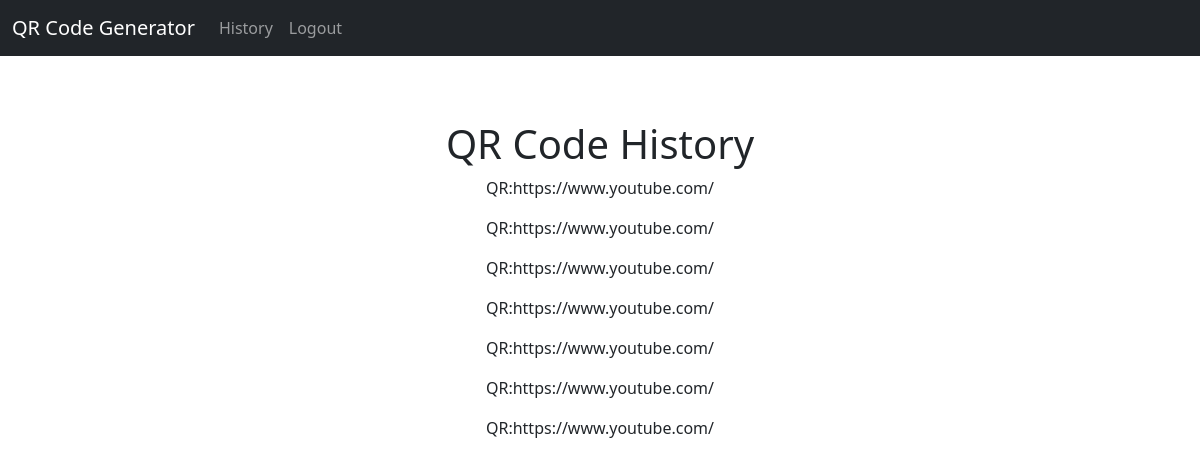
The page /history/ (signed in) on the database as committed earlier.
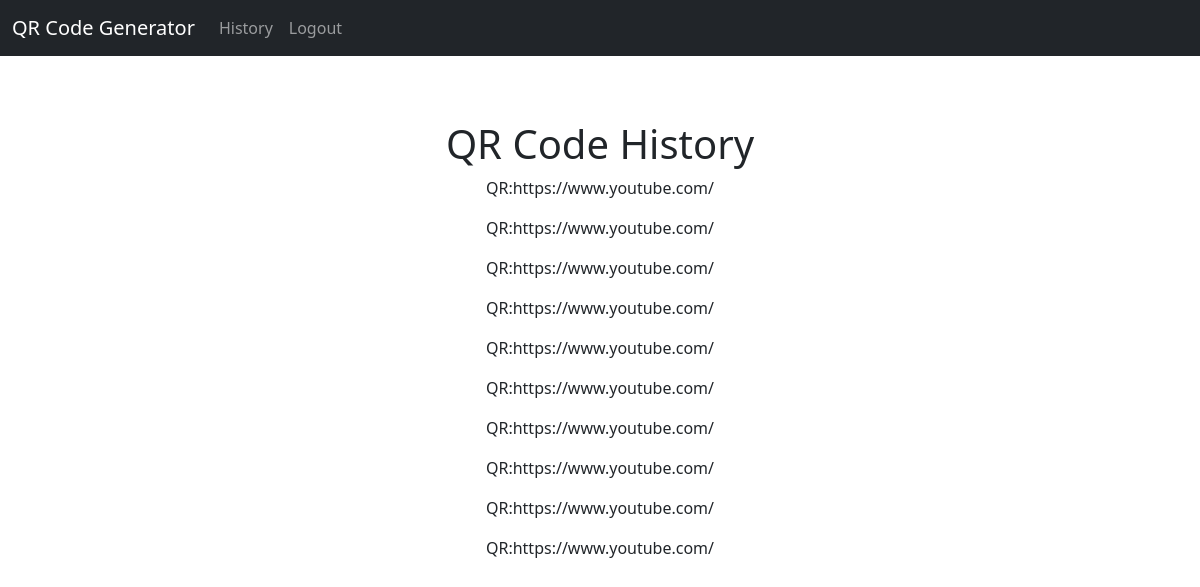
The same page on the database as committed later.
### qrapp/models.py (models this page shows)
class QRCode(models.Model):
    user = models.ForeignKey(User, on_delete=models.CASCADE, null = True, blank = True)
    link = models.URLField()
    qr_code_image = models.ImageField(upload_to='qr_codes/')
    created_at = models.DateTimeField(auto_now_add=True)
    def __str__(self):
        return self.link

### qrapp/views.py (the view)
# urls.py: path('history/', views.history, name='history'),
@login_required
def history(request):
    qr_codes = QRCode.objects.filter(user=request.user)
    return render(request, 'history.html', {'qr_codes': qr_codes})

### templates/history.html (shortened to what this page needs)
{% extends 'base.html' %}
{% load crispy_forms_filters %}
{% block content %}
<div class="starter-template text-center py-5 px-3">
    <h1>QR Code History</h1>
    {% for qr_code in qr_codes %}
        <p>QR:{{ qr_code }}</p>
    {%endfor%}
</div>
{% endblock %}

### templates/base.html (shortened to what this page needs)
<!DOCTYPE html>
<html lang="en">
<head>
    <link href="https://cdn.jsdelivr.net/npm/bootstrap@5.1.3/dist/css/bootstrap.min.css" rel="stylesheet">
</head>
<body>
    <nav class="navbar navbar-expand-md navbar-dark bg-dark fixed-top">
        <div class="container-fluid">
            <a class="navbar-brand" href="{% url 'home' %}">QR Code Generator</a>
            <div class="collapse navbar-collapse" id="navbarCollapse">
                <ul class="navbar-nav me-auto mb-2 mb-md-0">
                    <li class="nav-item">
                        <a class="nav-link" href="{% url 'history' %}">History</a>
                    </li>
                    {% if user.is_authenticated %}
                        <li class="nav-item">
                            <a class="nav-link" href="{% url 'logout' %}">Logout</a>
                        </li>
                    {% endif %}
                </ul>
            </div>
        </div>
    </nav>
    <main class="container">
        {% block content %}
        {% endblock %}
    </main>
</body>
</html>

### templates/base.html (style rules this page uses)
body { padding-top: 4.5rem; }
.container { max-width: 960px; }

Rows that differ between the two databases and show on the page:
added QRCode: link "https://www.youtube.com/"
added QRCode: link "https://www.youtube.com/"
added QRCode: link "https://www.youtube.com/"
